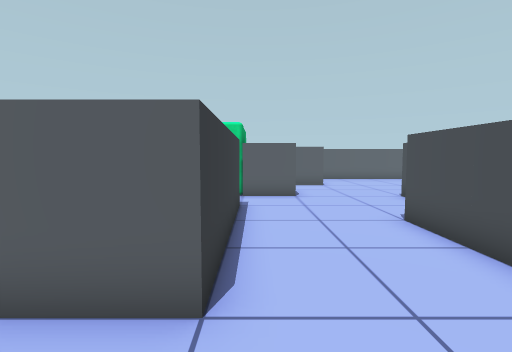
View 1 (above)

18 first-person views from a walk through a 3-D level made in the Unity game engine. The camera is 1.5 m above the floor, tilts 4° down and sees 85° across. The floor is counted in squares, 1 m on a side. Each view is taken from the middle of a square. On the plan, view 1 faces up. The plan holds only what a view shows up to about 14 squares ahead; the rest is blank. The place goes on beyond the plan.

View 2
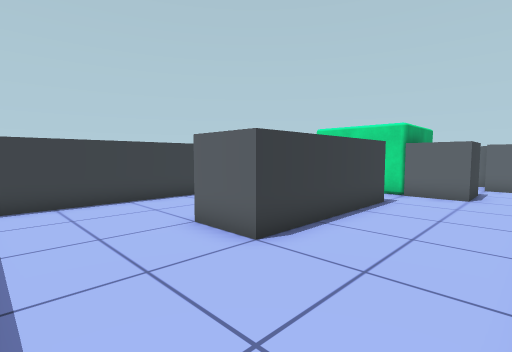

View 3
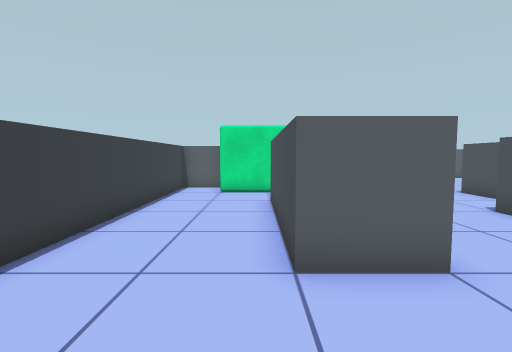

View 4
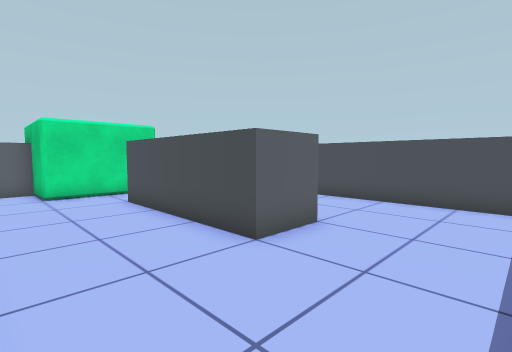

View 5
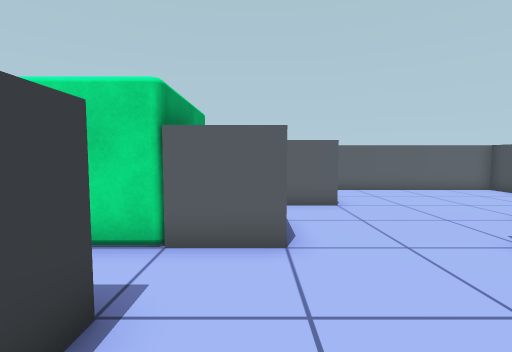

View 6
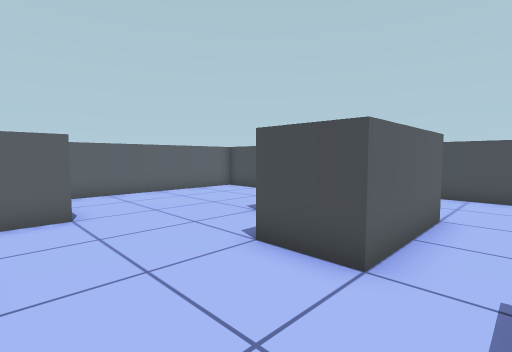

View 7
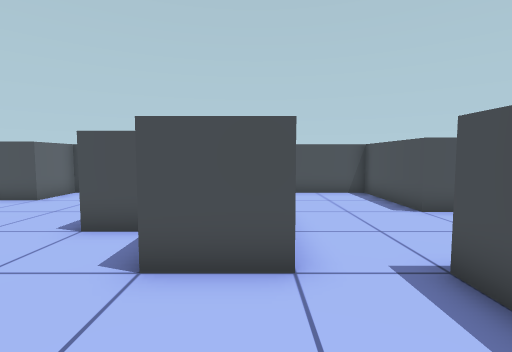

View 8
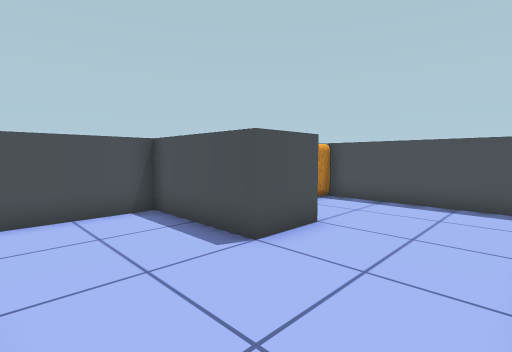

View 9
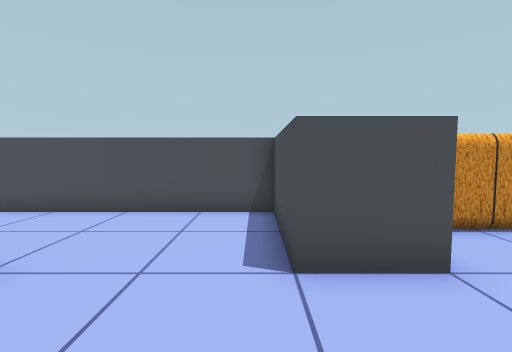

View 10
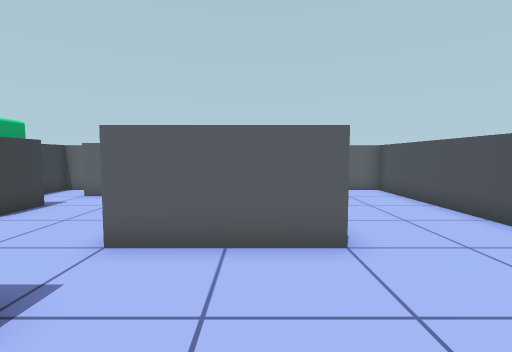

View 11
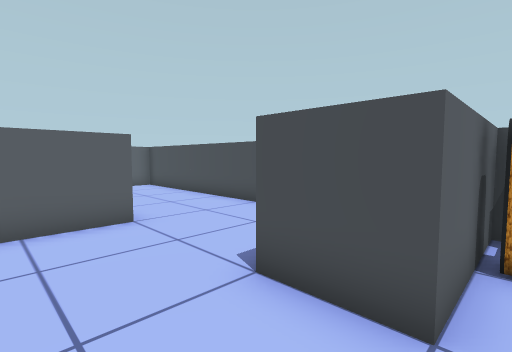

View 12
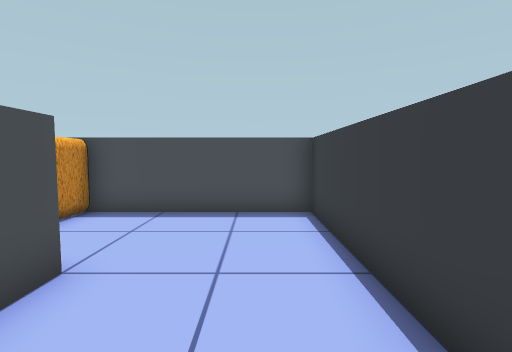

View 13
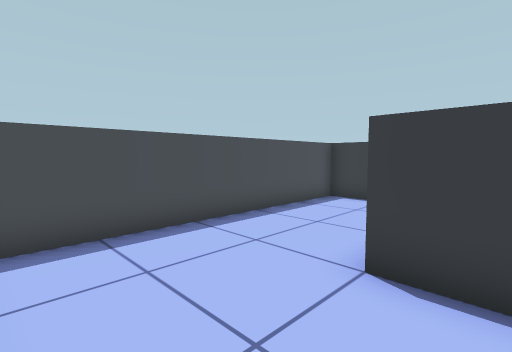

View 14
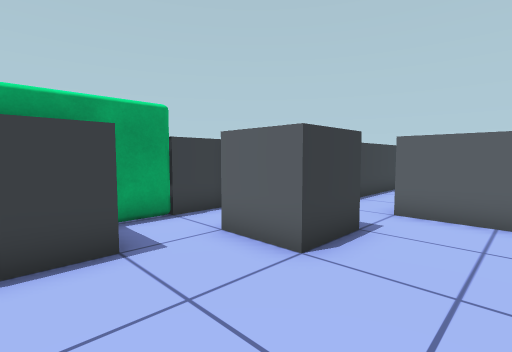

View 15
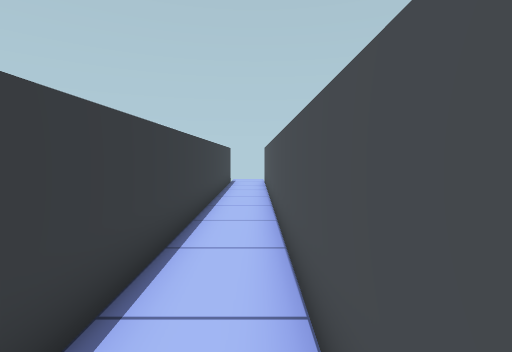

View 16
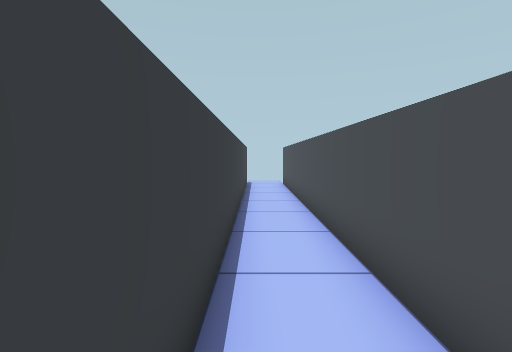

View 17
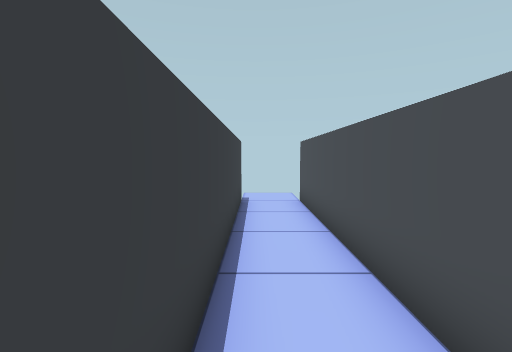

View 18
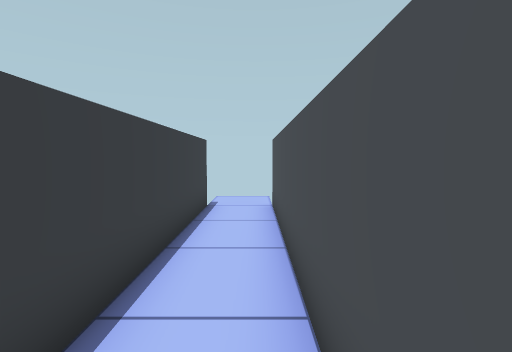

### Floor plan
Points are (right, up) in squares from view 1. A wall is a line through its corners. A room is listed if a view was taken in it or the views show most of it. See-through windows are left out.
Room 1 (views 1, 2, 3, 4, 5, 6, 7, 8, 9, 10, 11, 12, 13, 14, 15, 16, 17, 18)
walls: (4.6, 6.5) (5.5, 6.5); (1.5, 12.6) (1.5, 10.5) (-0.5, 10.5); (7.5, 11.2) (7.5, 12.5); (-0.5, 8.5) (-0.5, 2.5) (-2.5, 2.5) (-2.5, 8.5); (5.5, 4.5) (5.5, -1.5) (11.5, -1.5); (9.6, 8.5) (5.5, 8.5) (5.5, 10.5); (3.5, 16.6) (3.5, 14.5) (1.5, 14.5); (1.4, 16.5) (-0.5, 16.5) (-0.5, 14.5); (-4.5, 12.5) (-6.5, 12.5) (-6.5, -1.5) (2.9, -1.5); (3.5, -0.6) (3.5, 6.5); (13.5, 2.5) (9.5, 2.5) (9.5, 4.5) (13.5, 4.5) (13.5, 16.5) (11.5, 16.5) (11.5, 18.5) (3.5, 18.5) (3.5, 34.5); (1.5, 34.5) (1.5, 19.5)
objects: other object (12, -1) to (13, 0); other object (12, 1) to (13, 2)

Where each view was taken, in squares from view 1:
view 1: 0 up, 0 right, facing up
view 2: 1 down, 3 right, facing up-left
view 3: 1 down, 3 left, facing up
view 4: 1 down, 6 left, facing up-right
view 5: 6 up, 1 right, facing up
view 6: 7 up, 2 right, facing up-right
view 7: 9 up, 2 right, facing right
view 8: 8 up, 6 right, facing down-right
view 9: 5 up, 6 right, facing right
view 10: 4 up, 8 right, facing up
view 11: 2 up, 7 right, facing up-right
view 12: 6 up, 7 right, facing down
view 13: 4 up, 3 right, facing down-left
view 14: 11 up, 6 right, facing up-left
view 15: 18 up, 3 right, facing up
view 16: 19 up, 2 right, facing up
view 17: 25 up, 2 right, facing up
view 18: 26 up, 3 right, facing up
